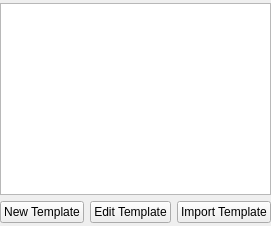
                 <widget class="QWidget" name="EquipmentSelectPage">
                  <layout class="QVBoxLayout" name="verticalLayout_19">
                   <property name="leftMargin">
                    <number>0</number>
                   </property>
                   <property name="topMargin">
                    <number>3</number>
                   </property>
                   <property name="rightMargin">
                    <number>0</number>
                   </property>
                   <property name="bottomMargin">
                    <number>3</number>
                   </property>
                   <item>
                    <widget class="QListWidget" name="EquipmentTemplatesListWidget">
                     <property name="toolTip">
                      <string>&lt;html&gt;&lt;head/&gt;&lt;body&gt;&lt;p&gt;Each entry can have a list of key/value pairs. For example a Diffractometer model can have a list of features.&lt;/p&gt;&lt;/body&gt;&lt;/html&gt;</string>
                     </property>
                     <property name="editTriggers">
                      <set>QAbstractItemView::EditTrigger::NoEditTriggers</set>
                     </property>
                     <property name="selectionMode">
                      <enum>QAbstractItemView::SelectionMode::SingleSelection</enum>
                     </property>
                     <property name="selectionBehavior">
                      <enum>QAbstractItemView::SelectionBehavior::SelectRows</enum>
                     </property>
                    </widget>
                   </item>
                   <item>
                    <layout class="QHBoxLayout" name="horizontalLayout_Buttons">
                     <property name="spacing">
                      <number>6</number>
                     </property>
                     <item>
                      <widget class="QPushButton" name="NewEquipmentTemplateButton">
                       <property name="text">
                        <string>New Template</string>
                       </property>
                      </widget>
                     </item>
                     <item>
                      <widget class="QPushButton" name="EditEquipmentTemplateButton">
                       <property name="text">
                        <string>Edit Template</string>
                       </property>
                      </widget>
                     </item>
                     <item>
                      <widget class="QPushButton" name="ImportEquipmentTemplateButton">
                       <property name="text">
                        <string>Import Template</string>
                       </property>
                      </widget>
                     </item>
                    </layout>
                   </item>
                  </layout>
                 </widget>
